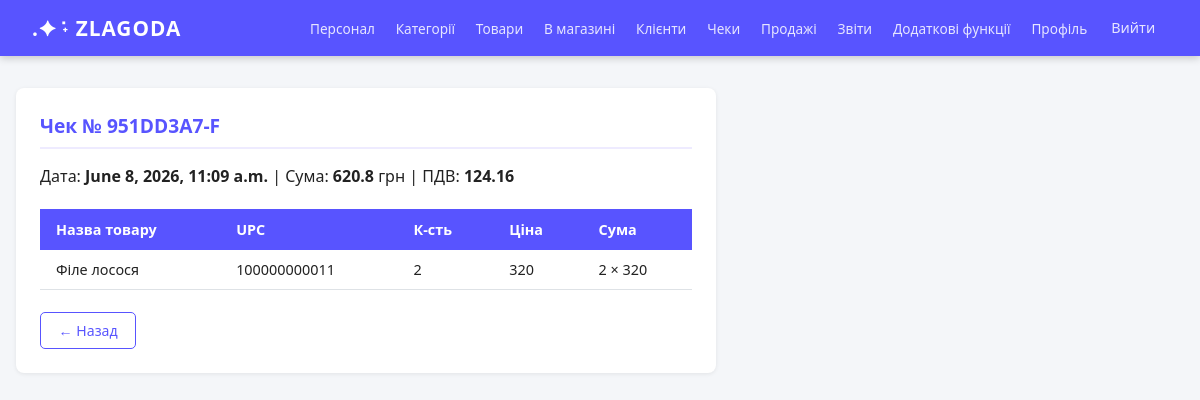
The page /checks/951DD3A7-F/ (signed in) on the database its author committed.
### supermarket/models.py (models this page shows)
class Sale(models.Model):
    UPC = models.ForeignKey(
        Store_Product, on_delete=models.DO_NOTHING,
        db_column='UPC'
    )
    check_number = models.ForeignKey(
        Chek, on_delete=models.CASCADE,
        db_column='check_number'
    )
    product_number = models.IntegerField()
    selling_price = models.DecimalField(max_digits=13, decimal_places=4)
    class Meta:
        db_table = 'Sale'
        managed = True
        unique_together = (('UPC', 'check_number'),)

### supermarket/views.py (the view)
# urls.py: path('checks/<str:pk>/', views.check_detail, name='check_detail'),
@login_required
def check_detail(request, pk):
    role = get_current_role(request)
    emp_id = request.user.username
    chk = db.get_check_by_number(pk)
    if not chk:
        messages.error(request, 'Чек не знайдено')
        return redirect('checks')
    if is_cashier(role) and chk['id_employee'] != emp_id:
        return HttpResponseForbidden("Доступ заборонено")
    items = db.get_check_detail(pk)
    return render(request, 'supermarket/check_detail.html', {
        'chk': chk, 'items': items, 'role': role
    })

### supermarket/context_processors.py (called while the page is built)
def user_role(request):
    if request.user.is_authenticated:
        emp_list = db.get_employee_by_id(request.user.username)
        if emp_list:
            return {'role': emp_list[0]['empl_role']}
    return {'role': ''}

### supermarket/db_utils.py (called while the page is built)
def dictfetchall(cursor):
    columns = [col[0] for col in cursor.description]
    return [dict(zip(columns, row)) for row in cursor.fetchall()]

def dictfetchone(cursor):
    row = cursor.fetchone()
    if row is None:
        return None
    columns = [col[0] for col in cursor.description]
    return dict(zip(columns, row))

def format_dates(rows):
    for row in rows:
        if row.get('date_of_birth'):
            row['date_of_birth'] = str(row['date_of_birth'])[:10]
        if row.get('date_of_start'):
            row['date_of_start'] = str(row['date_of_start'])[:10]
    return rows

def get_employee_by_id(eid):
    with connection.cursor() as c:
        c.execute("""
            SELECT id_employee, empl_surname, empl_name, empl_patronymic,
                   empl_role, salary, date_of_birth, date_of_start,
                   phone_number, city, street, zip_code
            FROM Employee
            WHERE id_employee = %s
        """, [eid])
        return format_dates(dictfetchall(c))

def get_check_by_number(check_number):
    with connection.cursor() as c:
        c.execute("""
            SELECT CH.check_number, CH.id_employee, CH.card_number,
                   CH.print_date, CH.sum_total, CH.vat,
                   E.empl_surname || ' ' || E.empl_name AS cashier_name,
                   CC.cust_surname, CC.percent
            FROM Chek CH
            JOIN Employee E ON E.id_employee = CH.id_employee
            LEFT JOIN Customer_Card CC ON CC.card_number = CH.card_number
            WHERE CH.check_number = %s
        """, [check_number])
        return dictfetchone(c)

def get_check_detail(check_number):
    with connection.cursor() as c:
        c.execute("""
            SELECT S.UPC, S.check_number, S.product_number, S.selling_price,
                   P.product_name,
                   S.product_number * S.selling_price AS line_total
            FROM Sale S
            JOIN Store_Product SP ON SP.UPC = S.UPC
            JOIN Product P ON P.id_product = SP.id_product
            WHERE S.check_number = %s
        """, [check_number])
        return dictfetchall(c)

### supermarket/views.py (called while the page is built)
def get_current_emp(request):
    emp_list = db.get_employee_by_id(request.user.username)
    return emp_list[0] if emp_list else None

### supermarket/templates/supermarket/check_detail.html (shortened to what this page needs)
{% extends 'supermarket/base.html' %}
{% block content %}
<div class="card" style="max-width:700px">
  <div class="card-title">Чек № {{ chk.check_number }}</div>
  <p>Дата: <b>{{ chk.print_date }}</b> | Сума: <b>{{ chk.sum_total }}</b> грн | ПДВ: <b>{{ chk.vat }}</b></p>
  <br>
  <table>
    <thead><tr><th>Назва товару</th><th>UPC</th><th>К-сть</th><th>Ціна</th><th>Сума</th></tr></thead>
    <tbody>
    {% for i in items %}
    <tr>
      <td>{{ i.product_name }}</td>
      <td>{{ i.UPC }}</td>
      <td>{{ i.product_number }}</td>
      <td>{{ i.selling_price }}</td>
      <td>{{ i.product_number|floatformat:0 }} × {{ i.selling_price }}</td>
    </tr>
    {% empty %}<tr><td colspan="5">Немає товарів</td></tr>
    {% endfor %}
    </tbody>
  </table>
  <br>
  <a href="{% url 'checks' %}" class="btn btn-outline">← Назад</a>
</div>
{% endblock %}

### supermarket/static/supermarket/style.css (style rules this page uses)
:root { --green: #5854ff; --green-light: #eeebff; --green-dark: #5854ff; --accent: #f0a500; --text: #222; --muted: #6c757d; --border: #dee2e6; --danger: #dc3545; --white: #fff; }
* { box-sizing: border-box; margin: 0; padding: 0; }
body { font-family: 'Segoe UI', sans-serif; background: #f4f6f9; color: var(--text); min-height: 100vh; }
.card { background: var(--white); border-radius: 8px; padding: 1.5rem; box-shadow: 0 1px 4px rgba(0,0,0,.08); margin-bottom: 1.5rem; }
.card-title { font-size: 1.2rem; font-weight: 600; color: var(--green-dark); margin-bottom: 1rem; padding-bottom: .5rem; border-bottom: 2px solid var(--green-light); }
table { width: 100%; border-collapse: collapse; font-size: .9rem; }
thead th { background: var(--green); color: var(--white); padding: .7rem 1rem; text-align: left; font-weight: 600; }
tbody td { padding: .6rem 1rem; border-bottom: 1px solid var(--border); }
.btn { display: inline-block; padding: .5rem 1.1rem; border-radius: 5px; border: none; cursor: pointer; font-size: .88rem; font-weight: 500; text-decoration: none; transition: opacity .15s, transform .1s; }
.btn-outline { background: transparent; border: 1px solid var(--green); color: var(--green); }

### rows shown on the page
Sale: product_name "Філе лосося", UPC "100000000011", product_number "2", selling_price "320"

### other values the page prints
{{ chk.check_number }} "951DD3A7-F"
{{ chk.print_date }} "June 8, 2026, 11:09 a.m."
{{ chk.sum_total }} "620.8"
{{ chk.vat }} "124.16"
